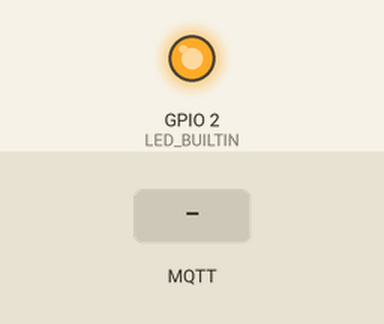
A program run on a simulated ESP8266 (NodeMCU). Parts: output pins drawn as LEDs (lit = HIGH, except the on-board LED, lit = LOW). Inputs (shaded band) come from the test bench. WiFi joins after 1.5 s; servers stay silent unless stated; no MQTT or app messages arrive unless stated; what the program prints to the serial monitor is not drawn.

Above: at 2.8 s.
2.9 s: MQTT message "AUX1" arrives on the first subscribed topic
At 3.4 s:
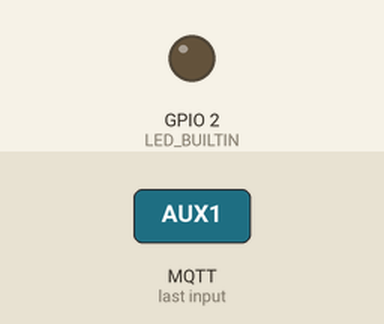
4.4 s: MQTT message "true" arrives on the first subscribed topic
5.9 s: MQTT message "0" arrives on the first subscribed topic
Timing chart, 0 to 8.9 s (numbered marks = the images above; inputs shaded):
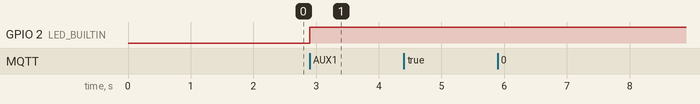

The program:

main.cpp
```cpp
#include <Arduino.h>
#include <ESP8266WiFi.h>
#include <PubSubClient.h>
#include "MainLogic.h"
#include "MqttMessageInterpreter.h"
#include "Globals.h"

MainLogic logic;
MqttMessageInterpreter msgInt;
WiFiClient esp;
PubSubClient mqttClient(esp);

void connectWifi()
{
  WiFi.begin();

  Serial.print("Connecting to WiFi ");
  while (WiFi.status() != WL_CONNECTED)
  {
    delay(200);
    Serial.print(".");
  }
  Serial.println();

  Serial.println(WiFi.localIP());
}

void connectMqtt()
{
  while(!mqttClient.connected())
  {
    Serial.print("Connecting to MQTT Broker ");
    if(mqttClient.connect("ESP-NEOPIXEL-REMOTE"))
    {
      Serial.println("connected!");
      mqttClient.subscribe(GLOBALS_TOPIC_GET_POWER);
      mqttClient.subscribe(GLOBALS_TOPIC_GET_VOL);
      mqttClient.subscribe(GLOBALS_TOPIC_GET_MAX_VOL);
      mqttClient.subscribe(GLOBALS_TOPIC_GET_MUTE);
      mqttClient.subscribe(GLOBALS_TOPIC_GET_SOURCE);
    }
    else
    {
      Serial.print("failed: ");
      Serial.println(mqttClient.state());
      delay(1000);
    }

  }
}

void setup()
{
  Serial.begin(115200);
  pinMode(LED_BUILTIN, OUTPUT);

  connectWifi();

  mqttClient.setServer(MQTT_BROKER, MQTT_BROKER_PORT);
  mqttClient.setCallback([] (char* topic, byte* payload, unsigned int length) {
      msgInt.MqttClientCallback(topic, payload, length);
     });
  Serial.println("Mqtt init done");

  msgInt.SetNewMuteCallback([](bool mute) {
      logic.NewMuteStatusCallback(mute);
  });

  msgInt.SetNewVolumeCallback([](float vol) {
      logic.NewVolumeCallback(vol);
  });

  msgInt.SetNewSourceCallback([](String src) {
      logic.NewSourceCallback(src);
  });

  Serial.println("Logic init done");
}

void loop()
{
  if(!mqttClient.connected())
    connectMqtt();

  mqttClient.loop();
}
```

ButtonManager.cpp
```cpp

```

Globals.c
```cpp
#include "Globals.h"

const char* GLOBALS_SSID = "";
const char* GLOBALS_PSK = "";

const char* MQTT_BROKER = "svpiobroker";
const int MQTT_BROKER_PORT = 1883;

const char* GLOBALS_TOPIC_GET_POWER = "denon/0/zoneMain/powerZone";
const char* GLOBALS_TOPIC_SET_POWER = "denon/0/zoneMain/powerZone/set";

const char* GLOBALS_TOPIC_GET_VOL = "denon/0/zoneMain/volume";
const char* GLOBALS_TOPIC_GET_MAX_VOL = "denon/0/zoneMain/maximumVolume";
const char* GLOBALS_TOPIC_GET_MUTE = "denon/0/zoneMain/muteIndicator";
const char* GLOBALS_TOPIC_SET_MUTE = "denon/0/zoneMain/muteIndicator/set";
const char* GLOBALS_TOPIC_SET_VOL_UP = "denon/0/zoneMain/volumeUp/set";
const char* GLOBALS_TOPIC_SET_VOL_DOWN = "denon/0/zoneMain/volumeDown/set";

const char* GLOBALS_TOPIC_GET_SOURCE = "denon/0/zoneMain/selectInput";
const char* GLOBALS_TOPIC_SET_SOURCE = "denon/0/zoneMain/selectInput/set";

const char* GLOBALS_INPUT_COLORS[] = {"#F00000", "#00F000"};
const char* GLOBALS_INPUTS[] = {"GAME", "SPOTIFY" };
/*const char* GLOBALS_INPUTS[] = {"PHONO", "CD", "TUNER", "DVD", "BD", "TV", "SAT/CBL",
                                "MPLAY", "GAME", "NET", "SPOTIFY", "LASTFM", "IRADIO",
                                "SERVER", "FAVORITES", "AUX1", "AUX2", "BT"};*/
```

Globals.h
```cpp
#ifndef GLOBALS_H
#define GLOBALS_H

extern const char* GLOBALS_SSID;
extern const char* GLOBALS_PSK;

extern const char* MQTT_BROKER;
extern const int MQTT_BROKER_PORT;

extern const char* GLOBALS_TOPIC_GET_POWER;
extern const char* GLOBALS_TOPIC_SET_POWER;

extern const char* GLOBALS_TOPIC_GET_VOL;
extern const char* GLOBALS_TOPIC_GET_MAX_VOL;
extern const char* GLOBALS_TOPIC_GET_MUTE;
extern const char* GLOBALS_TOPIC_SET_MUTE;
extern const char* GLOBALS_TOPIC_SET_VOL_UP;
extern const char* GLOBALS_TOPIC_SET_VOL_DOWN;

extern const char* GLOBALS_TOPIC_GET_SOURCE;
extern const char* GLOBALS_TOPIC_SET_SOURCE;

extern const char* GLOBALS_INPUT_COLORS[];
extern const char* GLOBALS_INPUTS[];


#endif
```

MainLogic.cpp
```cpp
 #include "MainLogic.h"

 MainLogic::MainLogic()
 {

 }


void MainLogic::NewVolumeCallback(float vol)
{
    Serial.print("v: ");
    Serial.println(vol);

}

void MainLogic::NewSourceCallback(String source)
{
    Serial.print("s: ");
    Serial.println(source);
}


void MainLogic::NewMuteStatusCallback(bool mute)
{
    Serial.print("m: ");
    Serial.println(mute);
}
```

MainLogic.h
```cpp
#ifndef MAINLOGIC_H
#define MAINLOGIC_H

#include <Arduino.h>

class MainLogic {

    public:
    MainLogic();

    void NewVolumeCallback(float vol);
    void NewSourceCallback(String source);
    void NewMuteStatusCallback(bool mute);


};


#endif
```

MqttMessageInterpreter.cpp
```cpp
#include "MqttMessageInterpreter.h"
#include "Globals.h"


MqttMessageInterpreter::MqttMessageInterpreter()
{

}

void MqttMessageInterpreter::MqttClientCallback(char* topic, byte* payload, unsigned int length)
 {
    payload[length] = NULL;
    digitalWrite(LED_BUILTIN, LOW);
    m_Topic = topic;
    m_PayloadStr = (char*)payload;
    interpretTopic();
    digitalWrite(LED_BUILTIN, HIGH);
 }


 void MqttMessageInterpreter::interpretTopic()
 {
     Serial.println("String: "+ m_PayloadStr);
     if(m_Topic == nullptr)
        return;

    if(strcmp(m_Topic, GLOBALS_TOPIC_GET_VOL) == 0)
    {
        if(volCallback)
            volCallback(m_PayloadStr.toFloat());
    }
    else if(strcmp(m_Topic, GLOBALS_TOPIC_GET_SOURCE) == 0)
    {
        if(srcCallback)
            srcCallback(m_PayloadStr);
    }
    else if(strcmp(m_Topic, GLOBALS_TOPIC_GET_MUTE) == 0)
    {
        if(muteCallback)
            muteCallback(static_cast<bool>(m_PayloadStr.equals("true")));
    }
    else
    {
        Serial.print("Unknown Topic: ");
        Serial.println(m_Topic);
    }
 }

void MqttMessageInterpreter::SetNewVolumeCallback(MQTT_MESSAGE_INTERPRETER_VOLUME_CALLBACK)
{
    this->volCallback = volCallback;
}


void MqttMessageInterpreter::SetNewSourceCallback(MQTT_MESSAGE_INTERPRETER_SOURCE_CALLBACK)
{
    this->srcCallback = srcCallback;
}


void MqttMessageInterpreter::SetNewMuteCallback(MQTT_MESSAGE_INTERPRETER_MUTE_CALLBACK)
{
    this->muteCallback = muteCallback;
}
```

MqttMessageInterpreter.h
```cpp
#ifndef MQTT_MESSAGE_INTERPRETER_H
#define MQTT_MESSAGE_INTERPRETER_H

#include <Arduino.h>
#include <functional>


#define MQTT_MESSAGE_INTERPRETER_VOLUME_CALLBACK std::function<void(float)> volCallback
#define MQTT_MESSAGE_INTERPRETER_SOURCE_CALLBACK std::function<void(String)> srcCallback
#define MQTT_MESSAGE_INTERPRETER_MUTE_CALLBACK std::function<void(bool)> muteCallback

class MqttMessageInterpreter
{

public:
    MqttMessageInterpreter();
    void SetNewVolumeCallback(MQTT_MESSAGE_INTERPRETER_VOLUME_CALLBACK);
    void SetNewSourceCallback(MQTT_MESSAGE_INTERPRETER_SOURCE_CALLBACK);
    void SetNewMuteCallback(MQTT_MESSAGE_INTERPRETER_MUTE_CALLBACK);

    void MqttClientCallback(char* topic, byte* payload, unsigned int length);

private:
    char* m_Topic = nullptr;
    String m_PayloadStr;
    MQTT_MESSAGE_INTERPRETER_VOLUME_CALLBACK;
    MQTT_MESSAGE_INTERPRETER_SOURCE_CALLBACK;
    MQTT_MESSAGE_INTERPRETER_MUTE_CALLBACK;

    void interpretTopic();


};

#endif
```

Measured:
- after the input at 2.9 s, GPIO 2 (LED_BUILTIN): LOW → HIGH at once
